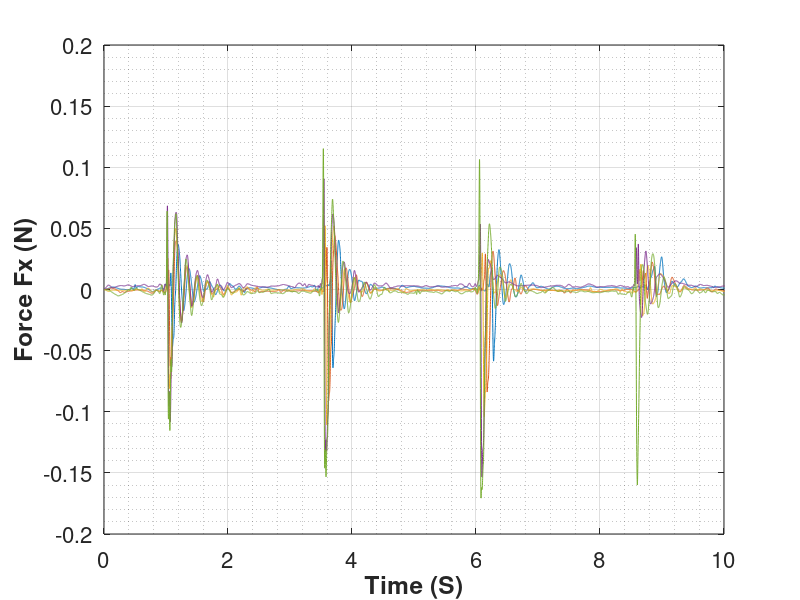
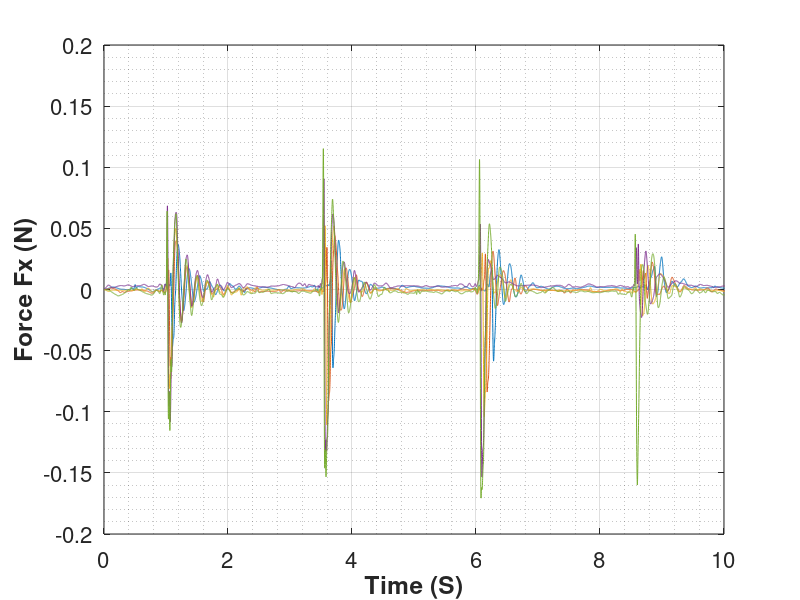
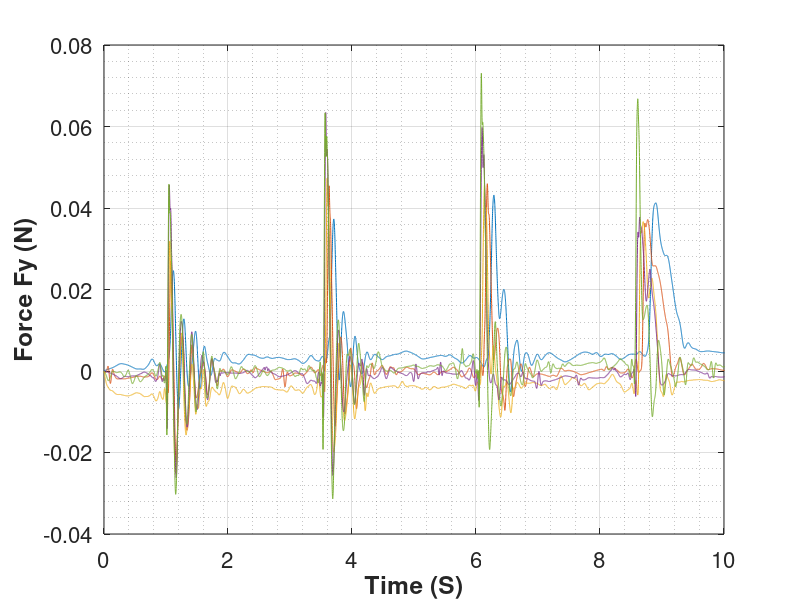
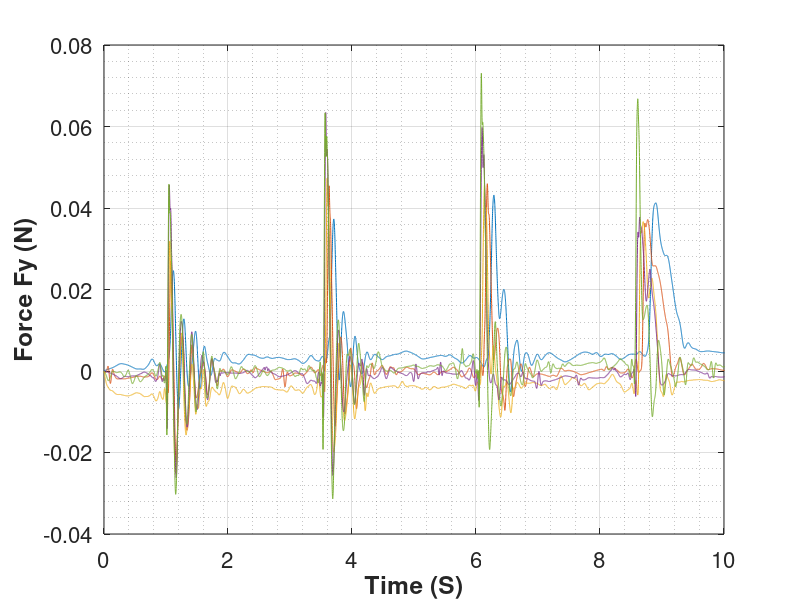

Write the MATLAB code that produced these figures, in order. (Note: this script raises an error after producing the figures.)
clear variables

load('Force_Torque_125.mat','SSFx_125','SSFy_125','SSFz_125','SSTx_125','SSTy_125','SSTz_125');
load('Force_Torque_150.mat','SSFx_150','SSFy_150','SSFz_150','SSTx_150','SSTy_150','SSTz_150');
load('Force_Torque_175.mat','SSFx_175','SSFy_175','SSFz_175','SSTx_175','SSTy_175','SSTz_175');
load('Force_Torque_200.mat','SSFx_200','SSFy_200','SSFz_200','SSTx_200','SSTy_200','SSTz_200');
load('Force_Torque_225.mat','SSFx_225','SSFy_225','SSFz_225','SSTx_225','SSTy_225','SSTz_225');
load('Force_Torque_250.mat','SSFx_250','SSFy_250','SSFz_250','SSTx_250','SSTy_250','SSTz_250');

% plot(SSFx_125);hold on;plot(SSFy_125);plot(SSFz_125);hold off
% plot(SSTx_125);hold on;plot(SSTy_125);plot(SSTz_125);hold off
% 
% plot(SSFx_125);hold on;plot(SSFx_150);plot(SSFx_175);plot(SSFx_200);plot(SSFx_225);plot(SSFx_250);hold off

SSFx_125_mod = SSFx_125-SSFx_125(1);
SSFx_150_mod = SSFx_150-SSFx_150(1);
SSFx_175_mod = SSFx_175-SSFx_175(1);
SSFx_200_mod = SSFx_200-SSFx_200(1);
SSFx_225_mod = SSFx_225-SSFx_225(1);
SSFx_250_mod = SSFx_250-SSFx_250(1);

SSFy_125_mod = SSFy_125-SSFy_125(1);
SSFy_150_mod = SSFy_150-SSFy_150(1);
SSFy_175_mod = SSFy_175-SSFy_175(1);
SSFy_200_mod = SSFy_200-SSFy_200(1);
SSFy_225_mod = SSFy_225-SSFy_225(1);
SSFy_250_mod = SSFy_250-SSFy_250(1);

SSFz_125_mod = SSFz_125-SSFz_125(1);
SSFz_150_mod = SSFz_150-SSFz_150(1);
SSFz_175_mod = SSFz_175-SSFz_175(1);
SSFz_200_mod = SSFz_200-SSFz_200(1);
SSFz_225_mod = SSFz_225-SSFz_225(1);
SSFz_250_mod = SSFz_250-SSFz_250(1);

SSTx_125_mod = SSTx_125-SSTx_125(1);
SSTx_150_mod = SSTx_150-SSTx_150(1);
SSTx_175_mod = SSTx_175-SSTx_175(1);
SSTx_200_mod = SSTx_200-SSTx_200(1);
SSTx_225_mod = SSTx_225-SSTx_225(1);
SSTx_250_mod = SSTx_250-SSTx_250(1);

SSTy_125_mod = SSTy_125-SSTy_125(1);
SSTy_150_mod = SSTy_150-SSTy_150(1);
SSTy_175_mod = SSTy_175-SSTy_175(1);
SSTy_200_mod = SSTy_200-SSTy_200(1);
SSTy_225_mod = SSTy_225-SSTy_225(1);
SSTy_250_mod = SSTy_250-SSTy_250(1);

SSTz_125_mod = SSTz_125-SSTz_125(1);
SSTz_150_mod = SSTz_150-SSTz_150(1);
SSTz_175_mod = SSTz_175-SSTz_175(1);
SSTz_200_mod = SSTz_200-SSTz_200(1);
SSTz_225_mod = SSTz_225-SSTz_225(1);
SSTz_250_mod = SSTz_250-SSTz_250(1);

%%%%%%%%%%%%%%%%%%%%%%%%%%%%%%%%%%%%%%%%%%%%%%%%%%%%%%%%%%%%%%%%%%%%%
%%%%%%%%%%%%%%%%%%%%%%%%%%%%%%%%%%%%%%%%%%%%%%%%%%%%%%%%%%%%%%%%%%%%%
SSFx_125_cut = SSFx_125(1:10);
SSFx_150_cut = SSFx_150(1:10);
SSFx_175_cut = SSFx_175(1:10);
SSFx_200_cut = SSFx_200(1:10);
SSFx_225_cut = SSFx_225(1:10);
SSFx_250_cut = SSFx_250(1:10);

SSFy_125_cut = SSFy_125(2:10);
SSFy_150_cut = SSFy_150(2:10);
SSFy_175_cut = SSFy_175(2:10);
SSFy_200_cut = SSFy_200(2:10);
SSFy_225_cut = SSFy_225(2:10);
SSFy_250_cut = SSFy_250(2:10);

SSFz_125_cut = SSFz_125(3:10);
SSFz_150_cut = SSFz_150(3:10);
SSFz_175_cut = SSFz_175(3:10);
SSFz_200_cut = SSFz_200(3:10);
SSFz_225_cut = SSFz_225(3:10);
SSFz_250_cut = SSFz_250(3:10);

SSTx_125_cut = SSTx_125(4:10);
SSTx_150_cut = SSTx_150(4:10);
SSTx_175_cut = SSTx_175(4:10);
SSTx_200_cut = SSTx_200(4:10);
SSTx_225_cut = SSTx_225(4:10);
SSTx_250_cut = SSTx_250(4:10);

SSTy_125_cut = SSTy_125(5:10);
SSTy_150_cut = SSTy_150(5:10);
SSTy_175_cut = SSTy_175(5:10);
SSTy_200_cut = SSTy_200(5:10);
SSTy_225_cut = SSTy_225(5:10);
SSTy_250_cut = SSTy_250(5:10);

SSTz_125_cut = SSTz_125(6:10);
SSTz_150_cut = SSTz_150(6:10);
SSTz_175_cut = SSTz_175(6:10);
SSTz_200_cut = SSTz_200(6:10);
SSTz_225_cut = SSTz_225(6:10);
SSTz_250_cut = SSTz_250(6:10);
%%%%%%%%%%%%%%%%%%%%%%%%%%%%%%%%%%%%%%%%%%%%%%%%%%%%%%%%%%%%%%%%%%%%%
%%%%%%%%%%%%%%%%%%%%%%%%%%%%%%%%%%%%%%%%%%%%%%%%%%%%%%%%%%%%%%%%%%%%%

%%%%%%%%%%%%%%%%%%%%%%%%%%%%%%%%%%%%%%%%%%%%%%%%%%%%%%%%%
%%%%%%%%%%%%%%%%%%%%%%%%%%%%%%%%%%%%%%%%%%%%%%%%%%%%%%%%%
time_125 = 0:1/1000:length(SSFx_125_mod)/1000-1/1000;
time_150 = 0:1/1000:length(SSFx_150_mod)/1000-1/1000;
time_175 = 0:1/1000:length(SSFx_175_mod)/1000-1/1000;
time_200 = 0:1/1000:length(SSFx_200_mod)/1000-1/1000;
time_225 = 0:1/1000:length(SSFx_225_mod)/1000-1/1000;
time_250 = 0:1/1000:length(SSFx_250_mod)/1000-1/1000;
%%%%%%%%%%%%%%%%%%%%%%%%%%%%%%%%%%%%%%%%%%%%%%%%%%%%%%%%%
%%%%%%%%%%%%%%%%%%%%%%%%%%%%%%%%%%%%%%%%%%%%%%%%%%%%%%%%%
figure(1);
%plot(time_125,SSFx_125_mod,'color','#7E2F8E','Linewidth',0.7)
plot(time_150,SSFx_150_mod,'color','#0072BD','Linewidth',0.7)
hold on
plot(time_175,SSFx_175_mod,'color','#D95319','Linewidth',0.7)
plot(time_200,SSFx_200_mod,'color','#EDB120','Linewidth',0.7)
plot(time_225,SSFx_225_mod,'color','#7E2F8E','Linewidth',0.7)
plot(time_250,SSFx_250_mod,'color','#77AC30','Linewidth',0.7)
hold off
%legend({'SPD1','SPD2','SPD3','SPD4','SPD5'},'Location','NW','NumColumns',1,'FontSize',16,'FontWeight','bold')
%legend('boxoff')
xlabel('Time (S)','FontSize',16,'FontWeight','bold')
ylabel('Force Fx (N)','FontSize',16,'FontWeight','bold')
set(gca,'FontSize',16)
%title('Force X')
xlim([0 10])
grid on
grid minor
print('-f1','ForceX','-depsc')
savefig(figure(1),'ForceX.fig')
%%%%%%%%%%%%%%%%%%%%%%%%%%%%%%%%%%%%%%%%%%%%%%%%%%%%%%%%%
%%%%%%%%%%%%%%%%%%%%%%%%%%%%%%%%%%%%%%%%%%%%%%%%%%%%%%%%%
figure(2);
%plot(time_125,SSFy_125_mod,'color','#7E2F8E','Linewidth',0.7)
plot(time_150,SSFy_150_mod,'color','#0072BD','Linewidth',0.7)
hold on
plot(time_175,SSFy_175_mod,'color','#D95319','Linewidth',0.7)
plot(time_200,SSFy_200_mod,'color','#EDB120','Linewidth',0.7)
plot(time_225,SSFy_225_mod,'color','#7E2F8E','Linewidth',0.7)
plot(time_250,SSFy_250_mod,'color','#77AC30','Linewidth',0.7)
hold off
%legend({'SPD1','SPD2','SPD3','SPD4','SPD5'},'Location','NW','NumColumns',1,'FontSize',16,'FontWeight','bold')
%legend('boxoff')
xlabel('Time (S)','FontSize',16,'FontWeight','bold')
ylabel('Force Fy (N)','FontSize',16,'FontWeight','bold')
set(gca,'FontSize',16)
%title('Force X')
xlim([0 10])
grid on
grid minor
print('-f2','ForceY','-depsc')
savefig(figure(2),'ForceY.fig')
%%%%%%%%%%%%%%%%%%%%%%%%%%%%%%%%%%%%%%%%%%%%%%%%%%%%%%%%%
%%%%%%%%%%%%%%%%%%%%%%%%%%%%%%%%%%%%%%%%%%%%%%%%%%%%%%%%%
figure(3);
%plot(time_125,SSFz_125_mod,'color','#7E2F8E','Linewidth',0.7)
plot(time_150,SSFz_150_mod,'color','#0072BD','Linewidth',0.7)
hold on
plot(time_175,SSFz_175_mod,'color','#D95319','Linewidth',0.7)
plot(time_200,SSFz_200_mod,'color','#EDB120','Linewidth',0.7)
plot(time_225,SSFz_225_mod,'color','#7E2F8E','Linewidth',0.7)
plot(time_250,SSFz_250_mod,'color','#77AC30','Linewidth',0.7)
hold off
%legend({'SPD1','SPD2','SPD3','SPD4','SPD5'},'Location','NW','NumColumns',1,'FontSize',16,'FontWeight','bold')
%legend('boxoff')
xlabel('Time (S)','FontSize',16,'FontWeight','bold')
ylabel('Force Fz (N)','FontSize',16,'FontWeight','bold')
set(gca,'FontSize',16)
%title('Force X')
xlim([0 10])
grid on
grid minor
print('-f3','ForceZ','-depsc')
savefig(figure(3),'ForceZ.fig')
%%%%%%%%%%%%%%%%%%%%%%%%%%%%%%%%%%%%%%%%%%%%%%%%%%%%%%%%%
%%%%%%%%%%%%%%%%%%%%%%%%%%%%%%%%%%%%%%%%%%%%%%%%%%%%%%%%%
%%%%%%%%%%%%%%%%%%%%%%%%%%%%%%%%%%%%%%%%%%%%%%%%%%%%%%%%%
%%%%%%%%%%%%%%%%%%%%%%%%%%%%%%%%%%%%%%%%%%%%%%%%%%%%%%%%%
figure(4);
%plot(time_125,SSTx_125_mod,'color','#7E2F8E','Linewidth',0.7)
plot(time_150,SSTx_150_mod,'color','#0072BD','Linewidth',0.7)
hold on
plot(time_175,SSTx_175_mod,'color','#D95319','Linewidth',0.7)
plot(time_200,SSTx_200_mod,'color','#EDB120','Linewidth',0.7)
plot(time_225,SSTx_225_mod,'color','#7E2F8E','Linewidth',0.7)
plot(time_250,SSTx_250_mod,'color','#77AC30','Linewidth',0.7)
hold off
%legend({'SPD1','SPD2','SPD3','SPD4','SPD5'},'Location','NW','NumColumns',1,'FontSize',16,'FontWeight','bold')
%legend('boxoff')
xlabel('Time (S)','FontSize',16,'FontWeight','bold')
ylabel('Torque Tx (N mm)','FontSize',16,'FontWeight','bold')
set(gca,'FontSize',16)
%title('Torque X')
xlim([0 10])
grid on
grid minor
print('-f4','TorqueX','-depsc')
savefig(figure(4),'TorqueX.fig')
%%%%%%%%%%%%%%%%%%%%%%%%%%%%%%%%%%%%%%%%%%%%%%%%%%%%%%%%%
%%%%%%%%%%%%%%%%%%%%%%%%%%%%%%%%%%%%%%%%%%%%%%%%%%%%%%%%%
figure(5);
%plot(time_125,SSTy_125_mod,'color','#7E2F8E','Linewidth',0.7)
plot(time_150,SSTy_150_mod,'color','#0072BD','Linewidth',0.7)
hold on
plot(time_175,SSTy_175_mod,'color','#D95319','Linewidth',0.7)
plot(time_200,SSTy_200_mod,'color','#EDB120','Linewidth',0.7)
plot(time_225,SSTy_225_mod,'color','#7E2F8E','Linewidth',0.7)
plot(time_250,SSTy_250_mod,'color','#77AC30','Linewidth',0.7)
hold off
%legend({'SPD1','SPD2','SPD3','SPD4','SPD5'},'Location','NW','NumColumns',1,'FontSize',16,'FontWeight','bold')
%legend('boxoff')
xlabel('Time (S)','FontSize',16,'FontWeight','bold')
ylabel('Torque Ty (N mm)','FontSize',16,'FontWeight','bold')
set(gca,'FontSize',16)
%title('Torque X')
xlim([0 10])
grid on
grid minor
print('-f5','TorqueY','-depsc')
savefig(figure(5),'TorqueY.fig')
%%%%%%%%%%%%%%%%%%%%%%%%%%%%%%%%%%%%%%%%%%%%%%%%%%%%%%%%%
%%%%%%%%%%%%%%%%%%%%%%%%%%%%%%%%%%%%%%%%%%%%%%%%%%%%%%%%%
figure(6);
%plot(time_125,SSTz_125_mod,'color','#7E2F8E','Linewidth',0.7)
plot(time_150,SSTz_150_mod,'color','#0072BD','Linewidth',0.7)
hold on
plot(time_175,SSTz_175_mod,'color','#D95319','Linewidth',0.7)
plot(time_200,SSTz_200_mod,'color','#EDB120','Linewidth',0.7)
plot(time_225,SSTz_225_mod,'color','#7E2F8E','Linewidth',0.7)
plot(time_250,SSTz_250_mod,'color','#77AC30','Linewidth',0.7)
hold off
%legend({'SPD1','SPD2','SPD3','SPD4','SPD5'},'Location','NW','NumColumns',1,'FontSize',16,'FontWeight','bold')
%legend('boxoff')
xlabel('Time (S)','FontSize',16,'FontWeight','bold')
ylabel('Torque Tz (N mm)','FontSize',16,'FontWeight','bold')
set(gca,'FontSize',16)
%title('Torque X')
xlim([0 10])
grid on
grid minor
print('-f6','TorqueZ','-depsc')
savefig(figure(6),'TorqueZ.fig')
%%%%%%%%%%%%%%%%%%%%%%%%%%%%%%%%%%%%%%%%%%%%%%%%%%%%%%%%%
%%%%%%%%%%%%%%%%%%%%%%%%%%%%%%%%%%%%%%%%%%%%%%%%%%%%%%%%%
%           Fxyz
%%%%%%%%%%%%%%%%%%%%%%%%%%%%%%%%%%%%%%%%%%%%%%%%%%%%%%%%%
%%%%%%%%%%%%%%%%%%%%%%%%%%%%%%%%%%%%%%%%%%%%%%%%%%%%%%%%%
figure(7);
%plot(time_125,SSTz_125_mod,'color','#7E2F8E','Linewidth',0.7)
plot(time_150,SSFx_150_mod,'color','#7E2F8E','Linewidth',0.7)
hold on
plot(time_150,SSFy_150_mod,'color','#EDB120','Linewidth',1)
plot(time_150,SSFz_150_mod,'color','#0072BD','Linewidth',0.7)
hold off
legend({'Fx','Fy','Fz'},'Location','NW','NumColumns',1,'FontSize',16,'FontWeight','bold')
legend('boxoff')
xlabel('Time (S)','FontSize',16,'FontWeight','bold')
ylabel('Force Fx/Fy/Fz (N)','FontSize',16,'FontWeight','bold')
set(gca,'FontSize',16)
%title('Torque X')
xlim([0 10])
grid on
grid minor
print('-f7','Force_xyz_150','-depsc')
savefig(figure(7),'Force_xyz_150.fig')
%%%%%%%%%%%%%%%%%%%%%%%%%%%%%%%%%%%%%%%%%%%%%%%%%%%%%%%%%
%%%%%%%%%%%%%%%%%%%%%%%%%%%%%%%%%%%%%%%%%%%%%%%%%%%%%%%%%
figure(8);
%plot(time_125,SSTz_125_mod,'color','#7E2F8E','Linewidth',0.7)
plot(time_175,SSFx_175_mod,'color','#7E2F8E','Linewidth',0.7)
hold on
plot(time_175,SSFy_175_mod,'color','#EDB120','Linewidth',1)
plot(time_175,SSFz_175_mod,'color','#0072BD','Linewidth',0.7)
hold off
legend({'Fx','Fy','Fz'},'Location','NW','NumColumns',1,'FontSize',16,'FontWeight','bold')
legend('boxoff')
xlabel('Time (S)','FontSize',16,'FontWeight','bold')
ylabel('Force Fx/Fy/Fz (N)','FontSize',16,'FontWeight','bold')
set(gca,'FontSize',16)
%title('Torque X')
xlim([0 10])
grid on
grid minor
print('-f8','Force_xyz_175','-depsc')
savefig(figure(8),'Force_xyz_175.fig')
%%%%%%%%%%%%%%%%%%%%%%%%%%%%%%%%%%%%%%%%%%%%%%%%%%%%%%%%%
%%%%%%%%%%%%%%%%%%%%%%%%%%%%%%%%%%%%%%%%%%%%%%%%%%%%%%%%%
figure(9);
%plot(time_125,SSTz_125_mod,'color','#7E2F8E','Linewidth',0.7)
plot(time_200,SSFx_200_mod,'color','#7E2F8E','Linewidth',0.7)
hold on
plot(time_200,SSFy_200_mod,'color','#EDB120','Linewidth',1)
plot(time_200,SSFz_200_mod,'color','#0072BD','Linewidth',0.7)
hold off
legend({'Fx','Fy','Fz'},'Location','NW','NumColumns',1,'FontSize',16,'FontWeight','bold')
legend('boxoff')
xlabel('Time (S)','FontSize',16,'FontWeight','bold')
ylabel('Force Fx/Fy/Fz (N)','FontSize',16,'FontWeight','bold')
set(gca,'FontSize',16)
%title('Torque X')
xlim([0 10])
grid on
grid minor
print('-f9','Force_xyz_200','-depsc')
savefig(figure(9),'Force_xyz_200.fig')
%%%%%%%%%%%%%%%%%%%%%%%%%%%%%%%%%%%%%%%%%%%%%%%%%%%%%%%%%
%%%%%%%%%%%%%%%%%%%%%%%%%%%%%%%%%%%%%%%%%%%%%%%%%%%%%%%%%
figure(10);
%plot(time_125,SSTz_125_mod,'color','#7E2F8E','Linewidth',0.7)
plot(time_225,SSFx_225_mod,'color','#7E2F8E','Linewidth',0.7)
hold on
plot(time_225,SSFy_225_mod,'color','#EDB120','Linewidth',1)
plot(time_225,SSFz_225_mod,'color','#0072BD','Linewidth',0.7)
hold off
legend({'Fx','Fy','Fz'},'Location','NW','NumColumns',1,'FontSize',16,'FontWeight','bold')
legend('boxoff')
xlabel('Time (S)','FontSize',16,'FontWeight','bold')
ylabel('Force Fx/Fy/Fz (N)','FontSize',16,'FontWeight','bold')
set(gca,'FontSize',16)
%title('Torque X')
xlim([0 10])
grid on
grid minor
print('-f10','Force_xyz_225','-depsc')
savefig(figure(10),'Force_xyz_225.fig')
%%%%%%%%%%%%%%%%%%%%%%%%%%%%%%%%%%%%%%%%%%%%%%%%%%%%%%%%%
%%%%%%%%%%%%%%%%%%%%%%%%%%%%%%%%%%%%%%%%%%%%%%%%%%%%%%%%%
figure(11);
%plot(time_125,SSTz_125_mod,'color','#7E2F8E','Linewidth',0.7)
plot(time_250,SSFx_250_mod,'color','#7E2F8E','Linewidth',0.7)
hold on
plot(time_250,SSFy_250_mod,'color','#EDB120','Linewidth',1)
plot(time_250,SSFz_250_mod,'color','#0072BD','Linewidth',0.7)
hold off
legend({'Fx','Fy','Fz'},'Location','NW','NumColumns',1,'FontSize',16,'FontWeight','bold')
legend('boxoff')
xlabel('Time (S)','FontSize',16,'FontWeight','bold')
ylabel('Force Fx/Fy/Fz (N)','FontSize',16,'FontWeight','bold')
set(gca,'FontSize',16)
%title('Torque X')
xlim([0 10])
grid on
grid minor
print('-f11','Force_xyz_250','-depsc')
savefig(figure(11),'Force_xyz_250.fig')
%%%%%%%%%%%%%%%%%%%%%%%%%%%%%%%%%%%%%%%%%%%%%%%%%%%%%%%%%
%%%%%%%%%%%%%%%%%%%%%%%%%%%%%%%%%%%%%%%%%%%%%%%%%%%%%%%%%
%           Txyz
%%%%%%%%%%%%%%%%%%%%%%%%%%%%%%%%%%%%%%%%%%%%%%%%%%%%%%%%%
%%%%%%%%%%%%%%%%%%%%%%%%%%%%%%%%%%%%%%%%%%%%%%%%%%%%%%%%%
figure(12);
%plot(time_125,SSTz_125_mod,'color','#7E2F8E','Linewidth',0.7)
plot(time_150,SSTx_150_mod,'color','#7E2F8E','Linewidth',1)
hold on
plot(time_150,SSTy_150_mod,'color','#EDB120','Linewidth',1)
plot(time_150,SSTz_150_mod,'color','#0072BD','Linewidth',0.7)
hold off
legend({'Tx','Ty','Tz'},'Location','NW','NumColumns',1,'FontSize',16,'FontWeight','bold')
legend('boxoff')
xlabel('Time (S)','FontSize',16,'FontWeight','bold')
ylabel('Torque Tx/Ty/Tz (N mm)','FontSize',16,'FontWeight','bold')
set(gca,'FontSize',16)
%title('Torque X')
xlim([0 10])
grid on
grid minor
print('-f12','Torque_xyz_150','-depsc')
savefig(figure(12),'Torque_xyz_150.fig')
%%%%%%%%%%%%%%%%%%%%%%%%%%%%%%%%%%%%%%%%%%%%%%%%%%%%%%%%%
%%%%%%%%%%%%%%%%%%%%%%%%%%%%%%%%%%%%%%%%%%%%%%%%%%%%%%%%%
figure(13);
%plot(time_125,SSTz_125_mod,'color','#7E2F8E','Linewidth',0.7)
plot(time_175,SSTx_175_mod,'color','#7E2F8E','Linewidth',1)
hold on
plot(time_175,SSTy_175_mod,'color','#EDB120','Linewidth',1)
plot(time_175,SSTz_175_mod,'color','#0072BD','Linewidth',0.7)
hold off
legend({'Tx','Ty','Tz'},'Location','NW','NumColumns',1,'FontSize',16,'FontWeight','bold')
legend('boxoff')
xlabel('Time (S)','FontSize',16,'FontWeight','bold')
ylabel('Torque Tx/Ty/Tz (N mm)','FontSize',16,'FontWeight','bold')
set(gca,'FontSize',16)
%title('Torque X')
xlim([0 10])
grid on
grid minor
print('-f13','Torque_xyz_175','-depsc')
savefig(figure(13),'Torque_xyz_175.fig')
%%%%%%%%%%%%%%%%%%%%%%%%%%%%%%%%%%%%%%%%%%%%%%%%%%%%%%%%%
%%%%%%%%%%%%%%%%%%%%%%%%%%%%%%%%%%%%%%%%%%%%%%%%%%%%%%%%%
figure(14);
%plot(time_125,SSTz_125_mod,'color','#7E2F8E','Linewidth',0.7)
plot(time_200,SSTx_200_mod,'color','#7E2F8E','Linewidth',1)
hold on
plot(time_200,SSTy_200_mod,'color','#EDB120','Linewidth',1)
plot(time_200,SSTz_200_mod,'color','#0072BD','Linewidth',0.7)
hold off
legend({'Tx','Ty','Tz'},'Location','NW','NumColumns',1,'FontSize',16,'FontWeight','bold')
legend('boxoff')
xlabel('Time (S)','FontSize',16,'FontWeight','bold')
ylabel('Torque Tx/Ty/Tz (N mm)','FontSize',16,'FontWeight','bold')
set(gca,'FontSize',16)
%title('Torque X')
xlim([0 10])
grid on
grid minor
print('-f14','Torque_xyz_200','-depsc')
savefig(figure(14),'Torque_xyz_200.fig')
%%%%%%%%%%%%%%%%%%%%%%%%%%%%%%%%%%%%%%%%%%%%%%%%%%%%%%%%%
%%%%%%%%%%%%%%%%%%%%%%%%%%%%%%%%%%%%%%%%%%%%%%%%%%%%%%%%%
figure(15);
%plot(time_125,SSTz_125_mod,'color','#7E2F8E','Linewidth',0.7)
plot(time_225,SSTx_225_mod,'color','#7E2F8E','Linewidth',1)
hold on
plot(time_225,SSTy_225_mod,'color','#EDB120','Linewidth',1)
plot(time_225,SSTz_225_mod,'color','#0072BD','Linewidth',0.7)
hold off
legend({'Tx','Ty','Tz'},'Location','NW','NumColumns',1,'FontSize',16,'FontWeight','bold')
legend('boxoff')
xlabel('Time (S)','FontSize',16,'FontWeight','bold')
ylabel('Torque Tx/Ty/Tz (N mm)','FontSize',16,'FontWeight','bold')
set(gca,'FontSize',16)
%title('Torque X')
xlim([0 10])
grid on
grid minor
print('-f15','Torque_xyz_225','-depsc')
savefig(figure(15),'Torque_xyz_225.fig')
%%%%%%%%%%%%%%%%%%%%%%%%%%%%%%%%%%%%%%%%%%%%%%%%%%%%%%%%%
%%%%%%%%%%%%%%%%%%%%%%%%%%%%%%%%%%%%%%%%%%%%%%%%%%%%%%%%%
figure(16);
%plot(time_125,SSTz_125_mod,'color','#7E2F8E','Linewidth',0.7)
plot(time_250,SSTx_250_mod,'color','#7E2F8E','Linewidth',1)
hold on
plot(time_250,SSTy_250_mod,'color','#EDB120','Linewidth',1)
plot(time_250,SSTz_250_mod,'color','#0072BD','Linewidth',0.7)
hold off
legend({'Tx','Ty','Tz'},'Location','NW','NumColumns',1,'FontSize',16,'FontWeight','bold')
legend('boxoff')
xlabel('Time (S)','FontSize',16,'FontWeight','bold')
ylabel('Torque Tx/Ty/Tz (N mm)','FontSize',16,'FontWeight','bold')
set(gca,'FontSize',16)
%title('Torque X')
xlim([0 10])
grid on
grid minor
print('-f16','Torque_xyz_250','-depsc')
savefig(figure(16),'Torque_xyz_250.fig')
%%%%%%%%%%%%%%%%%%%%%%%%%%%%%%%%%%%%%%%%%%%%%%%%%%%%%%%%%
%%%%%%%%%%%%%%%%%%%%%%%%%%%%%%%%%%%%%%%%%%%%%%%%%%%%%%%%%

